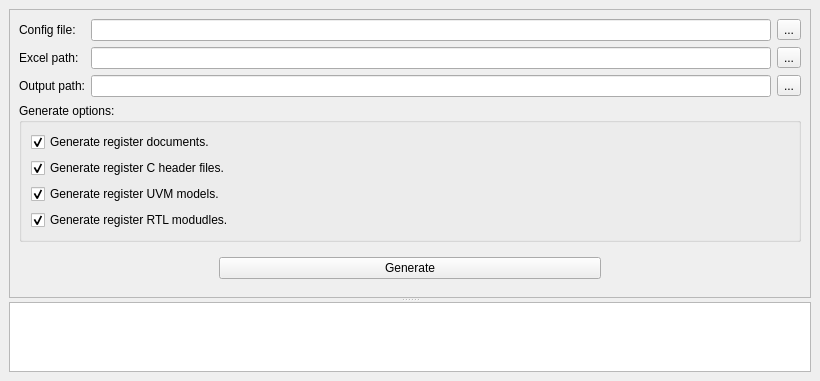
<?xml version="1.0" encoding="UTF-8"?>
<ui version="4.0">
 <class>MainWindow</class>
 <widget class="QMainWindow" name="MainWindow">
  <property name="geometry">
   <rect>
    <x>0</x>
    <y>0</y>
    <width>820</width>
    <height>313</height>
   </rect>
  </property>
  <property name="windowTitle">
   <string>RegisterPrinter GUI</string>
  </property>
  <property name="layoutDirection">
   <enum>Qt::LeftToRight</enum>
  </property>
  <widget class="QWidget" name="centralwidget">
   <layout class="QVBoxLayout" name="verticalLayout">
    <item>
     <widget class="QSplitter" name="splitter">
      <property name="orientation">
       <enum>Qt::Vertical</enum>
      </property>
      <widget class="QFrame" name="frame">
       <property name="frameShape">
        <enum>QFrame::StyledPanel</enum>
       </property>
       <property name="frameShadow">
        <enum>QFrame::Raised</enum>
       </property>
       <layout class="QVBoxLayout" name="verticalLayout_2">
        <item>
         <layout class="QGridLayout" name="gridLayout">
          <item row="1" column="1">
           <widget class="QLineEdit" name="excel_path_editor"/>
          </item>
          <item row="2" column="1">
           <widget class="QLineEdit" name="output_path_editor"/>
          </item>
          <item row="0" column="0">
           <widget class="QLabel" name="label">
            <property name="text">
             <string>Config file:</string>
            </property>
           </widget>
          </item>
          <item row="2" column="0">
           <widget class="QLabel" name="label_3">
            <property name="text">
             <string>Output path:</string>
            </property>
           </widget>
          </item>
          <item row="1" column="0">
           <widget class="QLabel" name="label_2">
            <property name="text">
             <string>Excel path:</string>
            </property>
           </widget>
          </item>
          <item row="0" column="1">
           <widget class="QLineEdit" name="config_file_editor"/>
          </item>
          <item row="0" column="2">
           <widget class="QToolButton" name="config_file_button">
            <property name="text">
             <string>...</string>
            </property>
           </widget>
          </item>
          <item row="1" column="2">
           <widget class="QToolButton" name="excel_path_button">
            <property name="text">
             <string>...</string>
            </property>
           </widget>
          </item>
          <item row="2" column="2">
           <widget class="QToolButton" name="output_path_button">
            <property name="text">
             <string>...</string>
            </property>
           </widget>
          </item>
          <item row="3" column="0" colspan="3">
           <widget class="QGroupBox" name="groupBox">
            <property name="title">
             <string>Generate options:</string>
            </property>
            <layout class="QVBoxLayout" name="verticalLayout_3">
             <item>
              <widget class="QCheckBox" name="gen_doc_checkbox">
               <property name="text">
                <string>Generate register documents.</string>
               </property>
               <property name="checked">
                <bool>true</bool>
               </property>
              </widget>
             </item>
             <item>
              <widget class="QCheckBox" name="gen_c_header_checkbox">
               <property name="text">
                <string>Generate register C header files.</string>
               </property>
               <property name="checked">
                <bool>true</bool>
               </property>
              </widget>
             </item>
             <item>
              <widget class="QCheckBox" name="gen_uvm_checkbox">
               <property name="text">
                <string>Generate register UVM models.</string>
               </property>
               <property name="checked">
                <bool>true</bool>
               </property>
              </widget>
             </item>
             <item>
              <widget class="QCheckBox" name="gen_rtl_checkbox">
               <property name="text">
                <string>Generate register RTL modudles.</string>
               </property>
               <property name="checked">
                <bool>true</bool>
               </property>
              </widget>
             </item>
            </layout>
           </widget>
          </item>
         </layout>
        </item>
        <item>
         <widget class="QWidget" name="widget" native="true">
          <property name="layoutDirection">
           <enum>Qt::LeftToRight</enum>
          </property>
          <layout class="QVBoxLayout" name="verticalLayout_4">
           <property name="leftMargin">
            <number>200</number>
           </property>
           <property name="rightMargin">
            <number>200</number>
           </property>
           <item>
            <widget class="QPushButton" name="pushButton">
             <property name="layoutDirection">
              <enum>Qt::LeftToRight</enum>
             </property>
             <property name="text">
              <string>Generate</string>
             </property>
            </widget>
           </item>
          </layout>
         </widget>
        </item>
       </layout>
      </widget>
      <widget class="QTextEdit" name="logging_editor">
       <property name="readOnly">
        <bool>true</bool>
       </property>
      </widget>
     </widget>
    </item>
   </layout>
  </widget>
 </widget>
 <tabstops>
  <tabstop>config_file_editor</tabstop>
  <tabstop>excel_path_editor</tabstop>
  <tabstop>output_path_editor</tabstop>
  <tabstop>gen_doc_checkbox</tabstop>
  <tabstop>gen_c_header_checkbox</tabstop>
  <tabstop>gen_uvm_checkbox</tabstop>
  <tabstop>gen_rtl_checkbox</tabstop>
  <tabstop>pushButton</tabstop>
  <tabstop>logging_editor</tabstop>
  <tabstop>config_file_button</tabstop>
  <tabstop>output_path_button</tabstop>
  <tabstop>excel_path_button</tabstop>
 </tabstops>
 <resources/>
 <connections/>
</ui>
